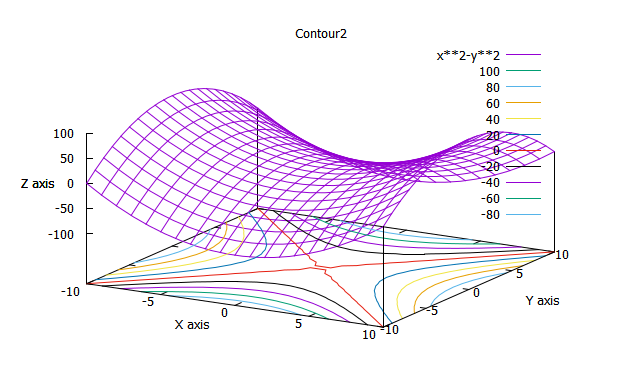

The script that drew this image:
set samples 20
set isosamples 21
set xlabel "X axis" 
set ylabel "Y axis" 
set zlabel "Z axis"
set cntrparam levels auto 10
set title "Contour2"
set contour base
splot x**2-y**2
